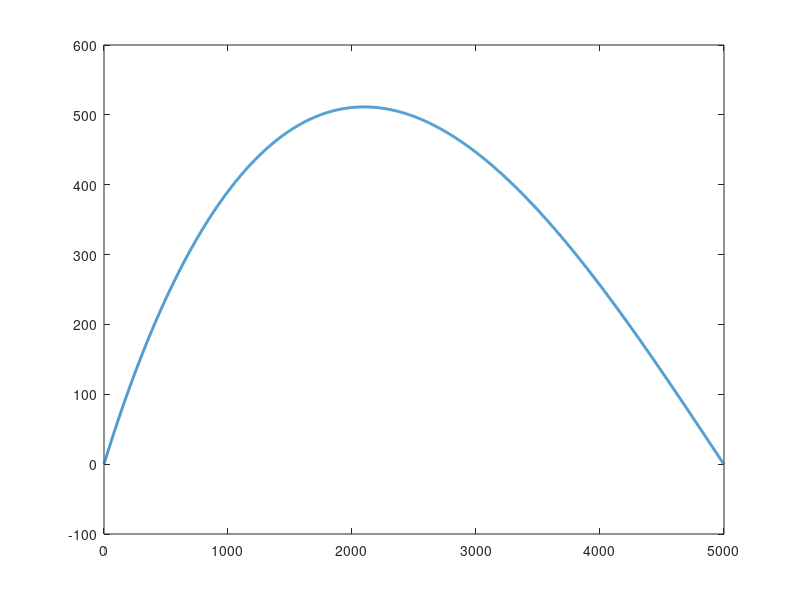
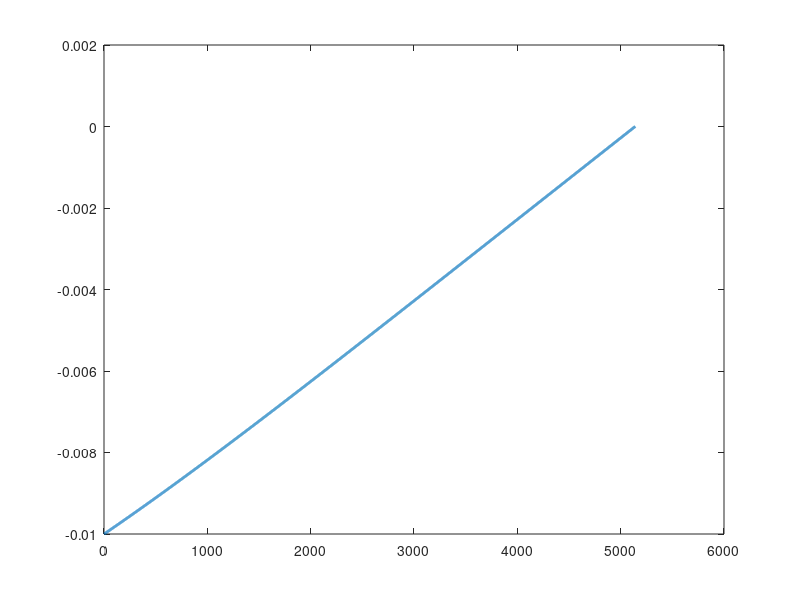

Reproduce these figures in MATLAB, in order.
clc; close all;
% 建立导弹信息
xm = 0; ym = 0; vm = 100; delta_m = 30 / 180 * pi;

% 建立目标信息
 %xt = 5000; yt = 400; vt = 10; delta_t = 10 / 180 * pi;
xt = 5000; yt = 0; vt = 0; delta_t = 0;

k = 3;

q = atan2(yt - ym , xt - xm); % 得到的也是弧度

yita_m = q - delta_m;
yita_t = q - delta_t;

r = sqrt((xt - xm) ^ 2 + (yt - ym) ^ 2);
n = 0;
dt = 0.01;
while r > 0
    n = n + 1;
    XM(n) = xm;
    YM(n) = ym;
    R(n) = r;
    % 记录中间信息
    dr = vt * cos(yita_t) - vm * cos(yita_m);
    dq = (vm * sin(yita_m) - vt * sin(yita_t))/r;

    DQ(n) = dq;
    
    % 改变之后的q 
    r = r + dr * dt;
    
    q = q + dq * dt;


    am = k * vm * dq ;
    ddelta_m = am / vm ; 

    delta_m = delta_m + ddelta_m * dt ;

    yita_m = q - delta_m; 

    yita_t = q - delta_t;

    xm = xm + vm * cos(delta_m) * dt ; 

    ym = ym + vm * sin(delta_m) * dt ;

end


figure(1);

plot(XM,YM,'LineWidth',2);

figure(2);
plot(DQ,'LineWidth',2);

%{
 这个r其实是一个矢量 dr * dt 表明了增大或者减小
 
 疑问 为什么要保证 dq是永远< 0 的 一旦 > 0 制导就结束了 这个是为什么 ？？？
 
 还有就是制导的本身就要要求dq是 = 0 的 这样一直存在着碰撞三角形 


%}
